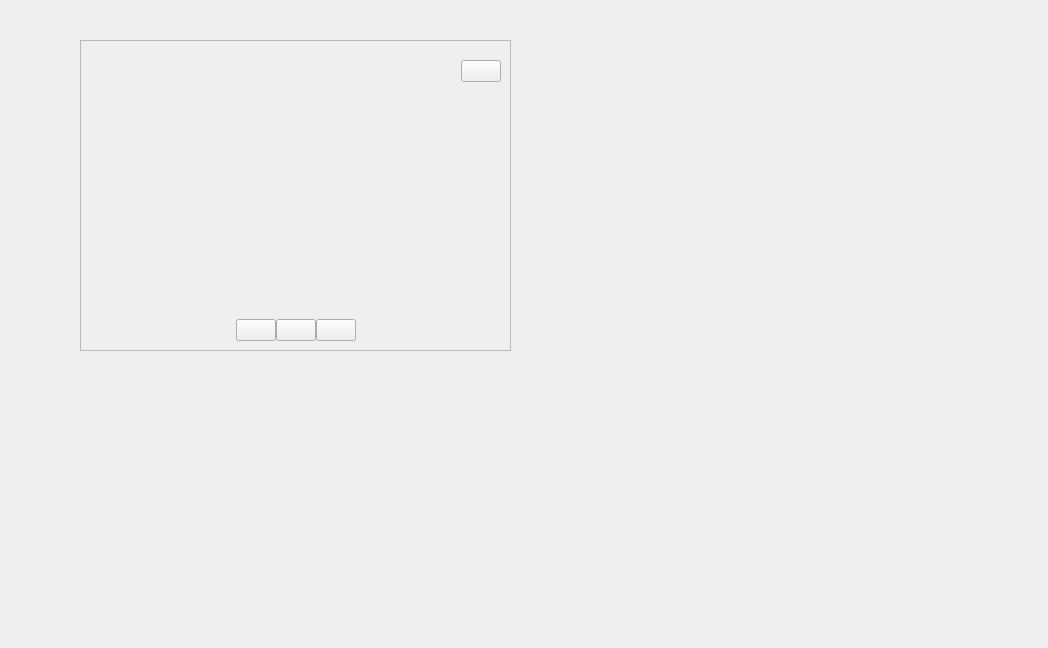
<?xml version="1.0" encoding="UTF-8"?>
<ui version="4.0">
 <class>MessageBox_1</class>
 <widget class="QWidget" name="MessageBox_1">
  <property name="geometry">
   <rect>
    <x>0</x>
    <y>0</y>
    <width>1048</width>
    <height>648</height>
   </rect>
  </property>
  <property name="windowTitle">
   <string>Form</string>
  </property>
  <widget class="Frame_1" name="frame">
   <property name="geometry">
    <rect>
     <x>80</x>
     <y>40</y>
     <width>431</width>
     <height>311</height>
    </rect>
   </property>
   <property name="frameShape">
    <enum>QFrame::StyledPanel</enum>
   </property>
   <property name="frameShadow">
    <enum>QFrame::Raised</enum>
   </property>
   <widget class="QWidget" name="verticalLayoutWidget">
    <property name="geometry">
     <rect>
      <x>10</x>
      <y>20</y>
      <width>411</width>
      <height>281</height>
     </rect>
    </property>
    <layout class="QVBoxLayout" name="verticalLayout">
     <property name="spacing">
      <number>0</number>
     </property>
     <item>
      <layout class="QHBoxLayout" name="horizontalLayout">
       <item>
        <spacer name="horizontalSpacer">
         <property name="orientation">
          <enum>Qt::Horizontal</enum>
         </property>
         <property name="sizeHint" stdset="0">
          <size>
           <width>40</width>
           <height>20</height>
          </size>
         </property>
        </spacer>
       </item>
       <item>
        <widget class="PushButton_Basic" name="pClose">
         <property name="styleSheet">
          <string notr="true">QPushButton{
border: none;
border-image: url(&quot;:/images/mbox/guanbi@2x.png&quot;);
}

QPushButton::hover{
border-image: url(&quot;:/images/mbox/guanbi2@2x.png&quot;);
}</string>
         </property>
         <property name="text">
          <string/>
         </property>
        </widget>
       </item>
      </layout>
     </item>
     <item>
      <widget class="QLabel" name="label_title">
       <property name="styleSheet">
        <string notr="true">QLabel{
color: rgb(20,134,250);
}</string>
       </property>
       <property name="text">
        <string/>
       </property>
       <property name="alignment">
        <set>Qt::AlignCenter</set>
       </property>
      </widget>
     </item>
     <item>
      <spacer name="verticalSpacer">
       <property name="orientation">
        <enum>Qt::Vertical</enum>
       </property>
       <property name="sizeHint" stdset="0">
        <size>
         <width>1</width>
         <height>1</height>
        </size>
       </property>
      </spacer>
     </item>
     <item>
      <widget class="QLabel" name="label_text">
       <property name="styleSheet">
        <string notr="true">QLabel{
color: rgb(68, 68, 68);
}</string>
       </property>
       <property name="text">
        <string/>
       </property>
       <property name="alignment">
        <set>Qt::AlignCenter</set>
       </property>
       <property name="wordWrap">
        <bool>true</bool>
       </property>
      </widget>
     </item>
     <item>
      <spacer name="verticalSpacer_2">
       <property name="orientation">
        <enum>Qt::Vertical</enum>
       </property>
       <property name="sizeHint" stdset="0">
        <size>
         <width>1</width>
         <height>1</height>
        </size>
       </property>
      </spacer>
     </item>
     <item>
      <layout class="QHBoxLayout" name="horizontalLayout_2">
       <item>
        <spacer name="horizontalSpacer_2">
         <property name="orientation">
          <enum>Qt::Horizontal</enum>
         </property>
         <property name="sizeHint" stdset="0">
          <size>
           <width>40</width>
           <height>20</height>
          </size>
         </property>
        </spacer>
       </item>
       <item>
        <widget class="PushButton_Basic" name="pLeft">
         <property name="text">
          <string/>
         </property>
        </widget>
       </item>
       <item>
        <widget class="PushButton_Basic" name="pMid">
         <property name="styleSheet">
          <string notr="true"/>
         </property>
         <property name="text">
          <string/>
         </property>
        </widget>
       </item>
       <item>
        <widget class="PushButton_Basic" name="pRight">
         <property name="styleSheet">
          <string notr="true"/>
         </property>
         <property name="text">
          <string/>
         </property>
        </widget>
       </item>
       <item>
        <spacer name="horizontalSpacer_3">
         <property name="orientation">
          <enum>Qt::Horizontal</enum>
         </property>
         <property name="sizeHint" stdset="0">
          <size>
           <width>40</width>
           <height>20</height>
          </size>
         </property>
        </spacer>
       </item>
      </layout>
     </item>
    </layout>
   </widget>
  </widget>
 </widget>
 <customwidgets>
  <customwidget>
   <class>PushButton_Basic</class>
   <extends>QPushButton</extends>
   <header>Custom/PushButton/pushbutton_basic.h</header>
  </customwidget>
  <customwidget>
   <class>Frame_1</class>
   <extends>QFrame</extends>
   <header>Custom/Frame/frame_1.h</header>
   <container>1</container>
  </customwidget>
 </customwidgets>
 <resources/>
 <connections/>
</ui>
